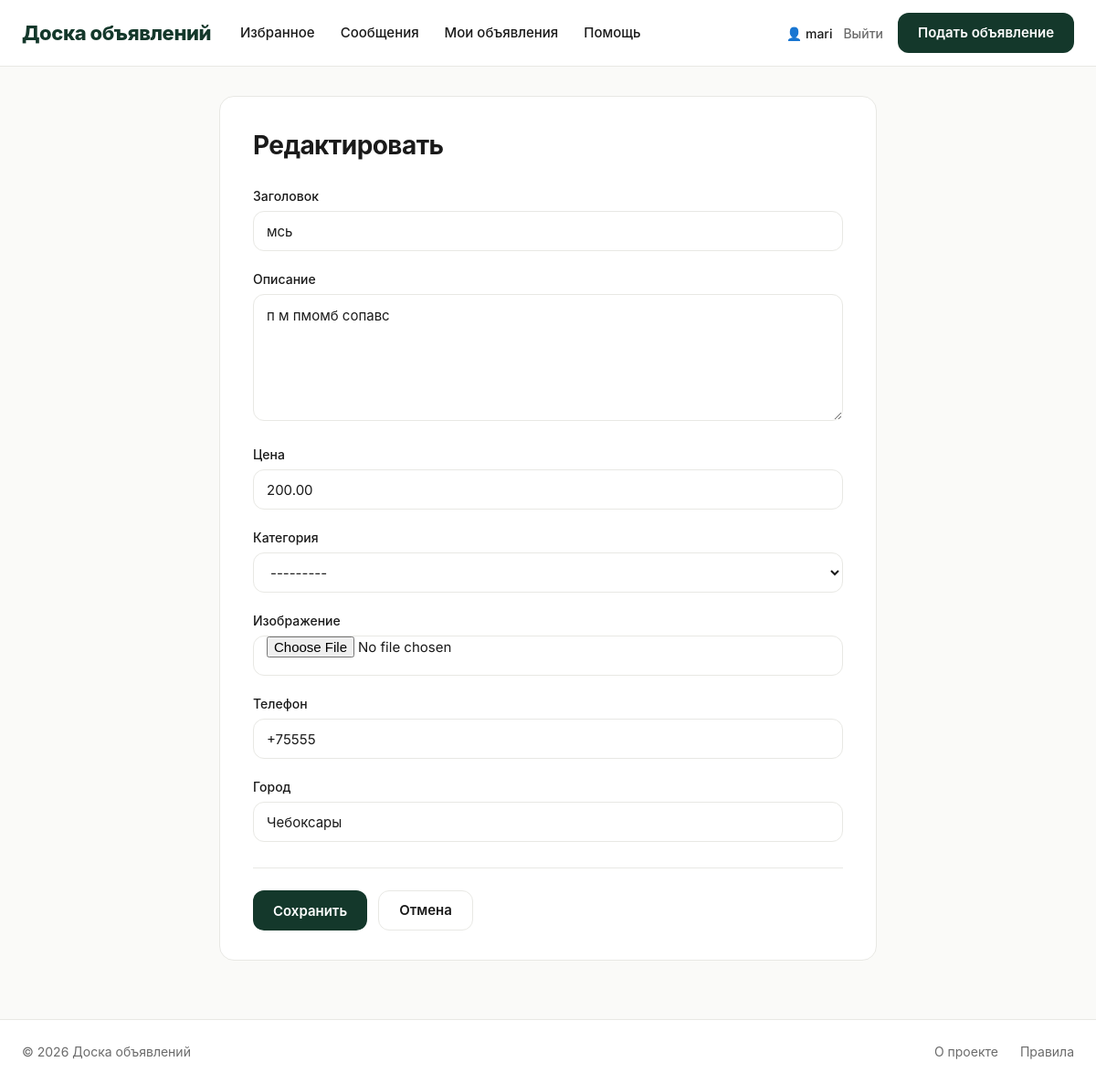
The app's page /ad/мсь/edit/ (signed in) with its own data.
### ads/models.py (models this page shows, shortened)
class Ad(models.Model):
    STATUS_CHOICES = [
        ('draft', 'Черновик'),
        ('published', 'Опубликовано'),
        ('archived', 'В архиве'),
    ]
    title = models.CharField('Заголовок', max_length=200)
    slug = models.SlugField('URL', max_length=220, unique=True, blank=True, allow_unicode=True)
    description = models.TextField('Описание')
    price = models.DecimalField('Цена', max_digits=12, decimal_places=2)
    image = models.ImageField('Изображение', upload_to='ads/%Y/%m/', blank=True, null=True)
    category = models.ForeignKey(
        Category, on_delete=models.SET_NULL, null=True, blank=True,
        related_name='ads', verbose_name='Категория'
    )
    author = models.ForeignKey(
        User, on_delete=models.CASCADE, related_name='ads', verbose_name='Автор'
    )
    phone = models.CharField('Телефон', max_length=20)
    city = models.CharField('Город', max_length=100)
    status = models.CharField('Статус', max_length=20, choices=STATUS_CHOICES, default='published')
    is_moderated = models.BooleanField('Проверено модератором', default=False)
    views = models.PositiveIntegerField('Просмотры', default=0)
    created_at = models.DateTimeField('Создано', auto_now_add=True)
    updated_at = models.DateTimeField('Обновлено', auto_now=True)
    objects = AdQuerySet.as_manager()
    class Meta:
        verbose_name = 'Объявление'
        verbose_name_plural = 'Объявления'
        ordering = ['-created_at']
        indexes = [
            models.Index(fields=['-created_at']),
            models.Index(fields=['status', 'is_moderated']),
        ]

### ads/views.py (the view)
# urls.py: path('ad/<str:slug>/edit/', views.ad_edit, name='ad_edit'),
@login_required
def ad_edit(request, slug):
    ad = get_object_or_404(Ad, slug=slug, author=request.user)
    if request.method == 'POST':
        form = AdForm(request.POST, request.FILES, instance=ad)
        if form.is_valid():
            ad = form.save(commit=False)
            ad.is_moderated = False
            ad.save()
            messages.success(request, 'Объявление обновлено и отправлено на модерацию')
            return redirect('ads:my_ads')
    else:
        form = AdForm(instance=ad)
    return render(request, 'ads/ad_form.html', {'form': form, 'title': 'Редактировать'})

### ads/forms.py (shortened to what this page needs)
class AdForm(forms.ModelForm):
    class Meta:
        model = Ad
        fields = ('title', 'description', 'price', 'category', 'image', 'phone', 'city')
        widgets = {
            'title': forms.TextInput(attrs={'class': 'form-control'}),
            'description': forms.Textarea(attrs={'class': 'form-control', 'rows': 5}),
            'price': forms.NumberInput(attrs={'class': 'form-control', 'step': '0.01', 'min': 0}),
            'category': forms.Select(attrs={'class': 'form-select'}),
            'image': forms.ClearableFileInput(attrs={'class': 'form-control'}),
            'phone': forms.TextInput(attrs={'class': 'form-control', 'placeholder': '+7...'}),
            'city': forms.TextInput(attrs={'class': 'form-control'}),
        }

### ads/context_processors.py (called while the page is built)
def counters(request):
    if not request.user.is_authenticated:
        return {}
    return {
        'favorites_count': Favorite.objects.filter(user=request.user).count(),
        'unread_messages_count': Message.objects.filter(
            recipient=request.user, is_read=False
        ).count(),
    }

### ads/models.py (called while the page is built)
    def __str__(self):
        return self.name

### templates/ads/ad_form.html (shortened to what this page needs)
{% extends 'base.html' %}
{% block content %}
<div class="container">
    <div class="form-page">
        <div class="form-card">
            <h1>{{ title }}</h1>
            <form method="post" enctype="multipart/form-data">
                {% for field in form %}
                    <div class="form-row">
                        <label class="form-label" for="{{ field.id_for_label }}">{{ field.label }}</label>
                        {{ field }}
                    </div>
                {% endfor %}
                <div class="form-actions">
                    <button type="submit" class="btn-primary">Сохранить</button>
                    <a href="{% url 'ads:my_ads' %}" class="btn-secondary">Отмена</a>
                </div>
            </form>
        </div>
    </div>
</div>
{% endblock %}

### templates/base.html (shortened to what this page needs)
{% load static %}
<!DOCTYPE html>
<html lang="ru">
<head>
    <link rel="stylesheet" href="{% static 'css/style.css' %}">
</head>
<body>
<header class="site-header">
    <div class="header-inner">
        <a href="{% url 'ads:ad_list' %}" class="logo">
            <span class="logo-text">Доска объявлений</span>
        </a>
        <nav class="main-nav">
            {% if user.is_authenticated %}
                <a href="{% url 'ads:favorites' %}" class="nav-link">
                    Избранное
                </a>
                <a href="{% url 'ads:messages' %}" class="nav-link">
                    Сообщения
                </a>
                <a href="{% url 'ads:my_ads' %}" class="nav-link">Мои объявления</a>
            {% endif %}
            <a href="#" class="nav-link">Помощь</a>
        </nav>
        <div class="header-actions">
            {% if user.is_authenticated %}
                <div class="user-menu">
                    <span class="user-name">👤 {{ user.username }}</span>
                    <a href="{% url 'ads:logout' %}" class="link-quiet">Выйти</a>
                </div>
                <a href="{% url 'ads:ad_create' %}" class="btn-primary">
                    Подать объявление
                </a>
            {% else %}
                <a href="{% url 'ads:login' %}" class="link-quiet">Вход</a>
                <a href="{% url 'ads:ad_create' %}" class="btn-primary">
                    Подать объявление
                </a>
            {% endif %}
        </div>
    </div>
</header>
<main>
    {% block content %}{% endblock %}
</main>
<footer class="site-footer">
    <div class="container footer-inner">
        <div>© {% now "Y" %} Доска объявлений</div>
        <div class="footer-links">
            <a href="#">О проекте</a>
            <a href="#">Правила</a>
        </div>
    </div>
</footer>
</body>
</html>

### static/css/style.css (style rules this page uses)
:root { --green-900: #14382b; --green-800: #1a4635; --green-700: #1f5540; --green-600: #26694f; --green-500: #2e7d5f; --green-50: #eef4f0; --bg: #fafaf8; --surface: #ffffff; --line: #e8e8e4; --text: #1a1a1a; --text-2: #6b6b6b; --text-3: #9a9a9a; --radius-sm: 8px; --radius: 12px; --radius-lg: 16px; --radius-xl: 20px; --shadow-sm: 0 1px 2px rgba(20,56,43,.04); --shadow: 0 2px 12px rgba(20,56,43,.06); --shadow-lg: 0 8px 28px rgba(20,56,43,.10); --font: 'Inter', -apple-system, BlinkMacSystemFont, 'Segoe UI', sans-serif; }
*, *::before, *::after { box-sizing: border-box; }
html, body { margin: 0; padding: 0; font-family: var(--font); background: var(--bg); color: var(--text); font-size: 15px; line-height: 1.5; -webkit-font-smoothing: antialiased; }
a { color: inherit; text-decoration: none; }
.container { max-width: 1240px; margin: 0 auto; padding: 0 24px; }
.site-header { background: var(--surface); border-bottom: 1px solid var(--line); position: sticky; top: 0; z-index: 100; }
.header-inner { max-width: 1240px; margin: 0 auto; padding: 14px 24px; display: flex; align-items: center; gap: 32px; }
.logo { display: flex; align-items: center; gap: 10px; font-weight: 800; font-size: 22px; color: var(--green-900); letter-spacing: -.02em; }
.main-nav { display: flex; gap: 28px; flex: 1; }
.nav-link { color: var(--text); font-weight: 500; font-size: 15px; transition: color .15s; display: inline-flex; align-items: center; gap: 6px; }
.header-actions { display: flex; align-items: center; gap: 16px; }
.link-quiet { color: var(--text-2); font-weight: 500; transition: color .15s; }
.user-menu { display: flex; align-items: center; gap: 12px; font-size: 14px; }
.user-name { color: var(--text); font-weight: 500; }
.btn-primary { display: inline-flex; align-items: center; justify-content: center; height: 44px; padding: 0 22px; background: var(--green-900); color: #fff !important; border: none; border-radius: var(--radius); font-family: var(--font); font-weight: 600; font-size: 15px; cursor: pointer; transition: background .15s, transform .1s; }
.site-footer { border-top: 1px solid var(--line); background: var(--surface); margin-top: 40px; padding: 24px 0; color: var(--text-2); font-size: 14px; }
.footer-inner { display: flex; justify-content: space-between; align-items: center; }
.footer-links { display: flex; gap: 24px; }
.form-page { max-width: 720px; margin: 32px auto 64px; }
.form-card { background: var(--surface); border: 1px solid var(--line); border-radius: var(--radius-lg); padding: 32px 36px; }
.form-card h1 { font-size: 28px; font-weight: 700; margin: 0 0 24px; letter-spacing: -.02em; }
.form-row { margin-bottom: 20px; }
.form-label { display: block; font-weight: 500; font-size: 14px; margin-bottom: 6px; color: var(--text); }
.form-control, .form-select, textarea.form-control { width: 100%; height: 44px; padding: 0 14px; border: 1px solid var(--line); border-radius: var(--radius); background: var(--surface); font-family: var(--font); font-size: 15px; color: var(--text); outline: none; transition: border-color .15s, box-shadow .15s; }
textarea.form-control { height: auto; padding: 12px 14px; resize: vertical; min-height: 120px; line-height: 1.5; }
.btn-secondary { display: inline-flex; align-items: center; justify-content: center; height: 44px; padding: 0 22px; background: var(--surface); color: var(--text); border: 1px solid var(--line); border-radius: var(--radius); font-family: var(--font); font-weight: 600; font-size: 15px; cursor: pointer; transition: all .15s; }
.form-actions { display: flex; gap: 12px; margin-top: 28px; padding-top: 24px; border-top: 1px solid var(--line); }

### records on screen
Ad: form "мсь" "п м пмомб сопавс" "200.00" "---------" "+75555" "Чебоксары"

### other values on screen
{{ user.username }} "mari"
{{ title }} "Редактировать"
{{ field.label }} "Заголовок" "Описание" "Цена" "Категория" "Изображение" "Телефон" "Город"
